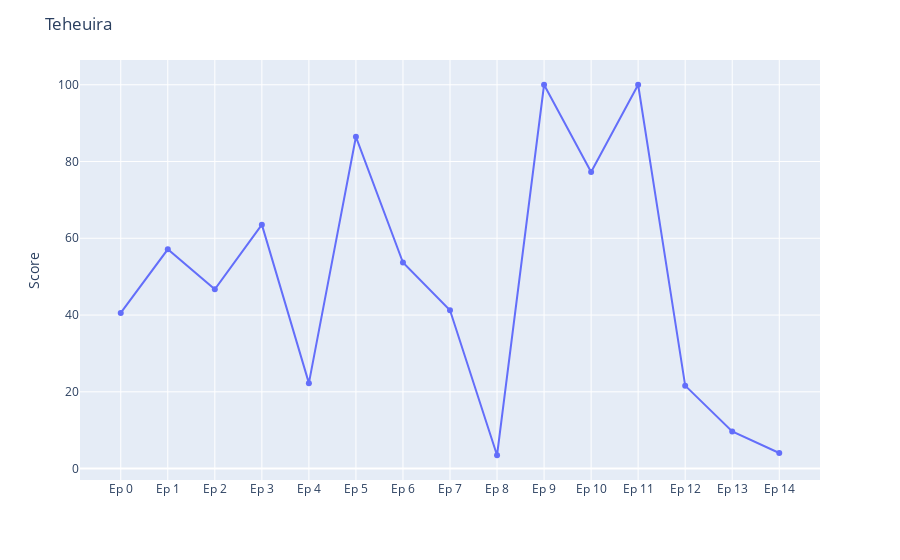

Here is the notebook cell this chart was saved with:
### Code cell
candidat = 'Teheuira'

fig = px.line(x= norm_all_scores.columns, y =norm_all_scores.loc[candidat], markers=True)
fig.update_yaxes(title='Score')
fig.update_xaxes(title='')
fig.update_layout(title=candidat)

### Figure 1 — Plotly figure (JSON) as saved in the notebook; plotly's stock layout.template omitted (floating-point values rounded to 4 significant figures)
{"data": [{"hovertemplate": "x=%{x}<br>y=%{y}<extra></extra>", "legendgroup": "", "line": {"color": "#636efa", "dash": "solid"}, "marker": {"symbol": "circle"}, "mode": "markers+lines", "name": "", "orientation": "v", "showlegend": false, "type": "scatter", "x": ["Ep 0", "Ep 1", "Ep 2", "Ep 3", "Ep 4", "Ep 5", "Ep 6", "Ep 7", "Ep 8", "Ep 9", "Ep 10", "Ep 11", "Ep 12", "Ep 13", "Ep 14"], "xaxis": "x", "y": [40.56, 57.13, 46.7, 63.55, 22.26, 86.45, 53.69, 41.26, 3.474, 100, 77.25, 100, 21.61, 9.677, 4.067], "yaxis": "y"}], "layout": {"autosize": true, "legend": {"tracegroupgap": 0}, "margin": {"t": 60}, "title": {"text": "Teheuira"}, "xaxis": {"anchor": "y", "autorange": true, "domain": [0, 1], "range": [-0.858, 14.86], "title": {"text": ""}, "type": "category"}, "yaxis": {"anchor": "x", "autorange": true, "domain": [0, 1], "range": [-4.0, 107.5], "title": {"text": "Score"}, "type": "linear"}}}
